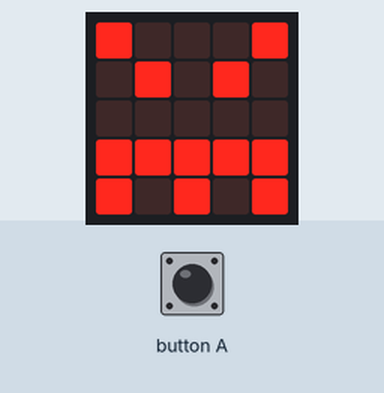
A program run on a simulated BBC micro:bit running MicroPython. On the bench: the board's 5×5 LED display. The inputs (shaded band) are chosen by the test bench.

Above: at 0.05 s.
At 1.2 s:
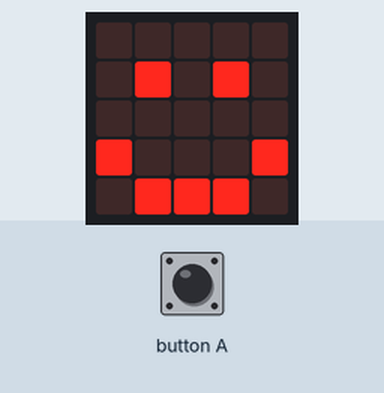
1.3 s: button A pressed for 0.15 s
At 2.7 s:
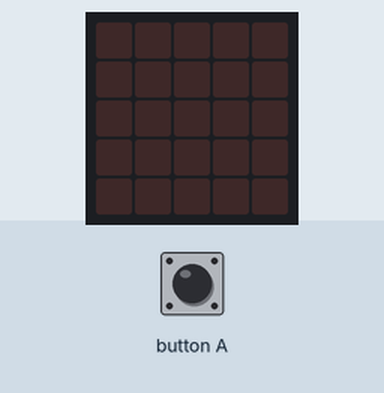
Timing chart, 0 to 4.3 s (numbered marks = the images above; inputs shaded):
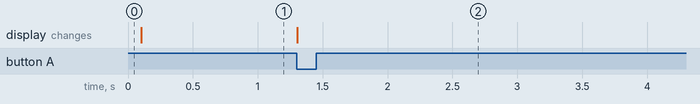

The program:

____.py
```python
"""
Author：Ethan
Date:2021/07/12
移动 microbit 来让其检测处于什么位置
向上(up)，向下(down)，向左(left)，向右(right)，正面朝上(face up)，正面朝下(face down)
自由落体(freefall)，3g(3g)，6g(6g)，8g(8g)，摇动(shake)
"""

from microbit import *

while True:
    gesture = accelerometer.current_gesture()
    # 如果 A 被按下，显示空，终止循环
    if button_a.is_pressed():
        display.clear()
        break
    else:
        if gesture == "face up":
            display.show(Image.HAPPY)
        else:
            display.show(Image.ANGRY)
```

Measured:
- after the input at 1.3 s, the display: changes at once (image 2)
